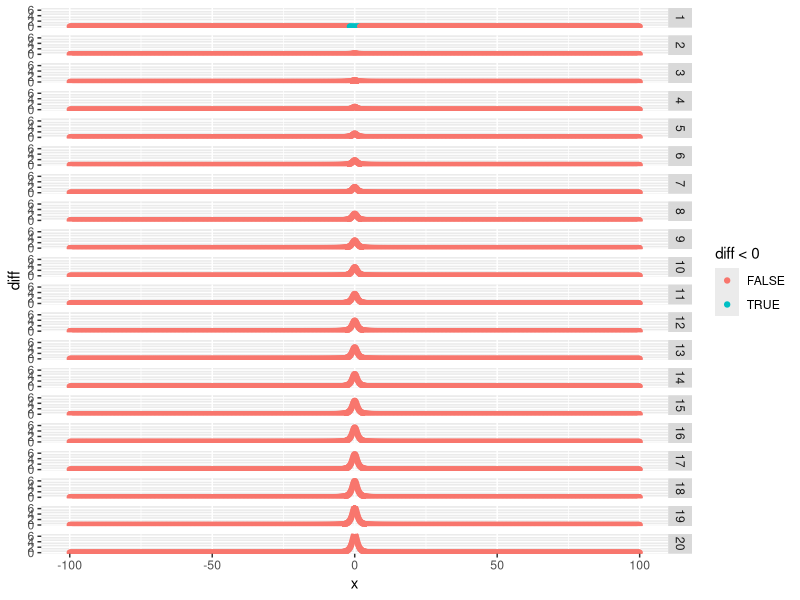
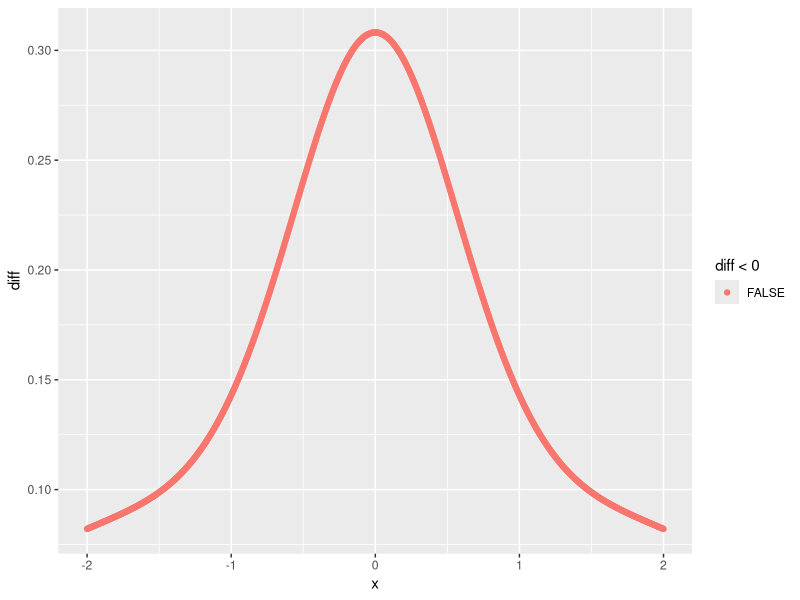
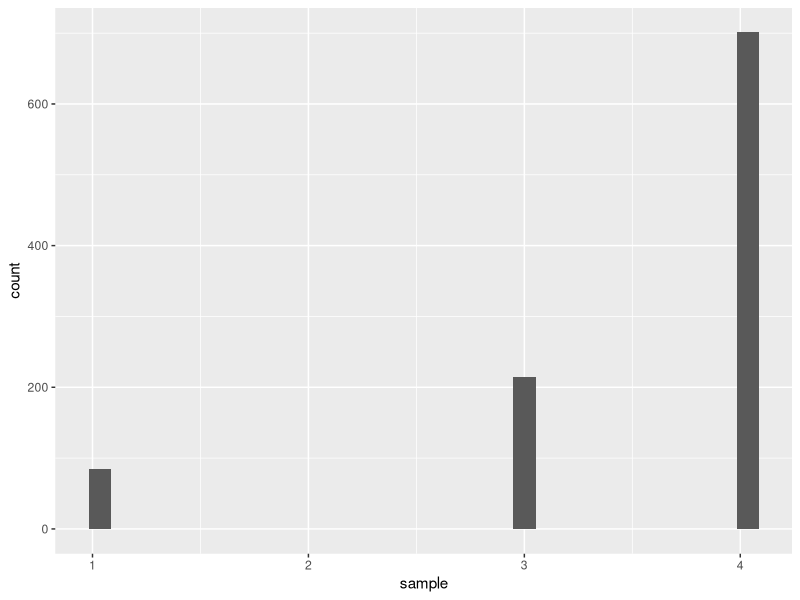

The R source for these figures, in order:
## libraries
library(tidyverse)

## reproducible
set.seed(400)

## Accept-Reject
## how to choose the envelope
## f = normal
## g = t_2

## check for a bunch of c values
const <- seq(1, 20)

## define functions
f <- function(x) dnorm(x)
g <- function(x) dt(x, 2)

## grid of x for plotting
x <- seq(-100, 100, length.out = 1000)

## first examination
expand.grid(x = x, const = const) %>%
  mutate(f = f(x)) %>%
  mutate(g = g(x)) %>%
  mutate(e = const*g) %>%
  mutate(diff = e - f) %>%
  ggplot() +
  geom_point(aes(x, diff, colour = diff < 0)) +
  facet_grid(const ~ .)

## c = 2 looks ok, let's check more x values
const_final <- 2
data.frame(x = seq(-2, 2, length.out = 1000))%>%
  mutate(f = f(x)) %>%
  mutate(g = g(x)) %>%
  mutate(e = const_final*g) %>%
  mutate(diff = e - f) %>%
  ggplot() +
  geom_point(aes(x, diff, colour = diff < 0))

## discrete inverse transform example
x <- c(1, 3, 4)
p <- c(0.1, 0.2, 0.7)

## need cdf
cdf <- cumsum(p)

## get samples
n <- 1000
u <- runif(n)
sample <- rep(NA, n) 

## room for improvement with a vectorized version
for(i in seq_len(n)) {
  sample[i] <- x[min(which(u[i] <= cdf))]
}

## vectorized version
## the trick is if 3 of them are true, then the first is is minimum
## if 2 of them are true, then the second is the minimum
## if 1 of them is true, then the 3rd is the minimum
sample_vec <- x[4 - rowSums(u <= matrix(rep(cdf, each = n), nrow = n))]

## compare truth to estimate
ggplot() +
  geom_histogram(aes(sample))

table(sample)/n
table(sample_vec)/n
p
